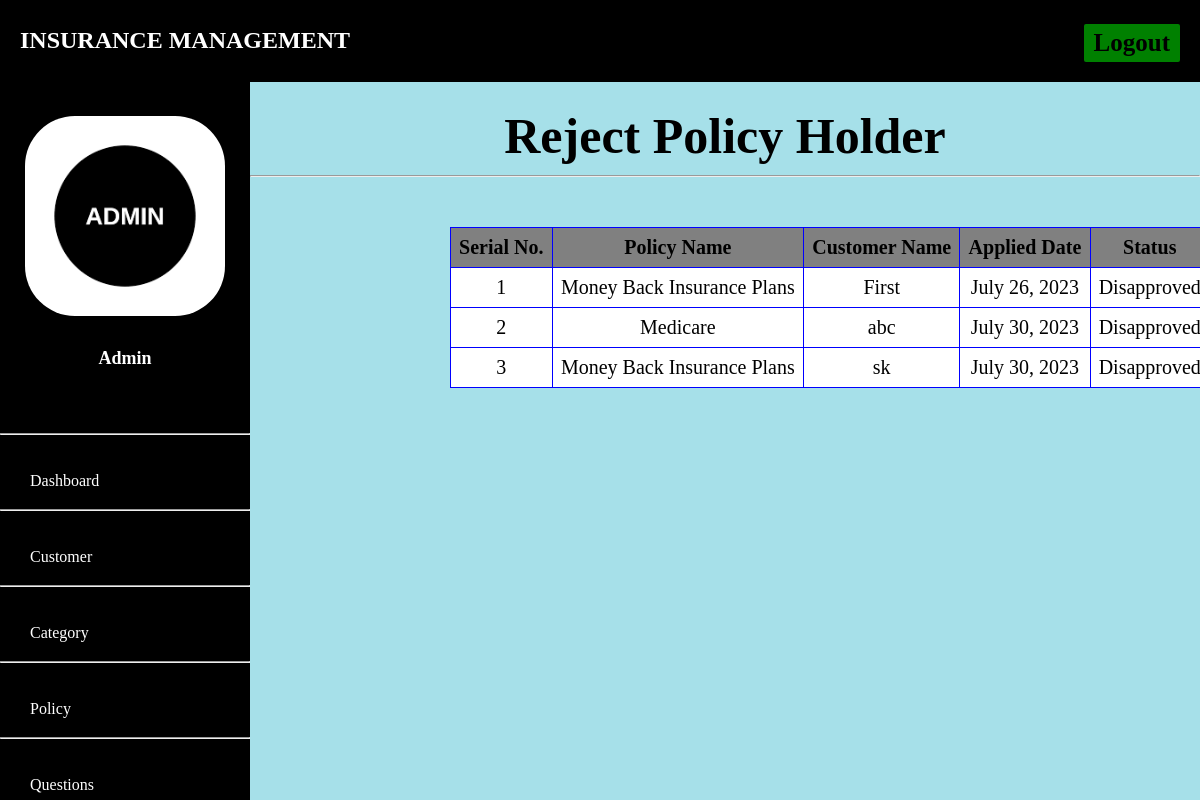
Page /admin-view-disapproved-policy-holder on the committed database.
### admins/models.py (models this page shows, shortened)
class PolicyRecord(models.Model):
    customer= models.ForeignKey(Customer, on_delete=models.CASCADE)
    Policy= models.ForeignKey(Policy, on_delete=models.CASCADE)
    status = models.CharField(max_length=100,default='Pending')
    creation_date =models.DateField(auto_now=True)

class Policy(models.Model):
    category= models.ForeignKey('Category', on_delete=models.CASCADE)
    policy_name=models.CharField(max_length=200)
    sum_assurance=models.PositiveIntegerField()
    premium=models.PositiveIntegerField()
    tenure=models.PositiveIntegerField()
    creation_date =models.DateField(auto_now=True)
    def __str__(self):
        return self.policy_name

### customer/models.py (models this page shows, shortened)
class Customer(models.Model):
    user=models.OneToOneField(User,on_delete=models.CASCADE)
    profile_pic= models.ImageField(upload_to='profile_pic',null=True,blank=True)
    address = models.CharField(max_length=40)
    mobile = models.CharField(max_length=20,null=False)
    def __str__(self):
        return self.user.first_name

### admins/views.py (the view)
# urls.py: path('admin-view-disapproved-policy-holder', views.admin_view_disapproved_policy_holder,name='admin-view-disapproved-policy-holder'),
def admin_view_disapproved_policy_holder(request):
    policyrecords = models.PolicyRecord.objects.all().filter(status='Disapproved')
    return render(request,'admin_view_disapproved_policy_holder.html',{'policyrecords':policyrecords})

### admins/templates/admin_view_disapproved_policy_holder.html (shortened to what this page needs)
{% extends 'adminbase.html' %}
{% block content %}
{%load static%}
<head>
</head>
<div class="container">
    <h6 class="heading">Reject Policy Holder</h6><hr>
    <table>
      <thead>
        <tr>
          <th>Serial No.</th>
          <th>Policy Name</th>
          <th>Customer Name</th>
          <th> Applied Date</th>
          <th>Status</th>
        </tr>
      </thead>
      {% for t in policyrecords %}
      <tr>
        <td> {{ forloop.counter }}</td>
        <td> {{t.Policy}}</td>
        <td> {{t.customer}}</td>
        <td>{{t.creation_date}}</td>
        <td>{{t.status}}</td>
      </tr>
      {% endfor %}
    </table>
  </div>
<br><br><br><br><br><br>
{% endblock content %}

### admins/templates/adminbase.html (style rules this page uses)
body { margin: 0; padding: 0; height: 100%; font-family:cursive; background:#b2b2b2; }

### admins/templates/admin_view_disapproved_policy_holder.html (style rules this page uses)
body { font-family: cursive; background-color: #a6e0e9; }
h6 { text-align: center; font-size:80px; }
.container { margin-top:-250px; }
table { width:80%; border-collapse: collapse; margin-top:50px; margin-left:200px; }
th, td { font-size:20px; padding: 8px; border: 1px solid blue; text-align:center; background-color:grey; }
td { background-color:#fff; font-size:20px; }
.heading { color:black padding: 10px; font-size:50px; margin-bottom:10px; }

### rows in the picture
PolicyRecord: Policy "Money Back Insurance Plans", customer "First", creation_date "July 26, 2023", status "Disapproved"
PolicyRecord: Policy "Medicare", customer "abc", creation_date "July 30, 2023", status "Disapproved"
PolicyRecord: Policy "Money Back Insurance Plans", customer "sk", creation_date "July 30, 2023", status "Disapproved"
